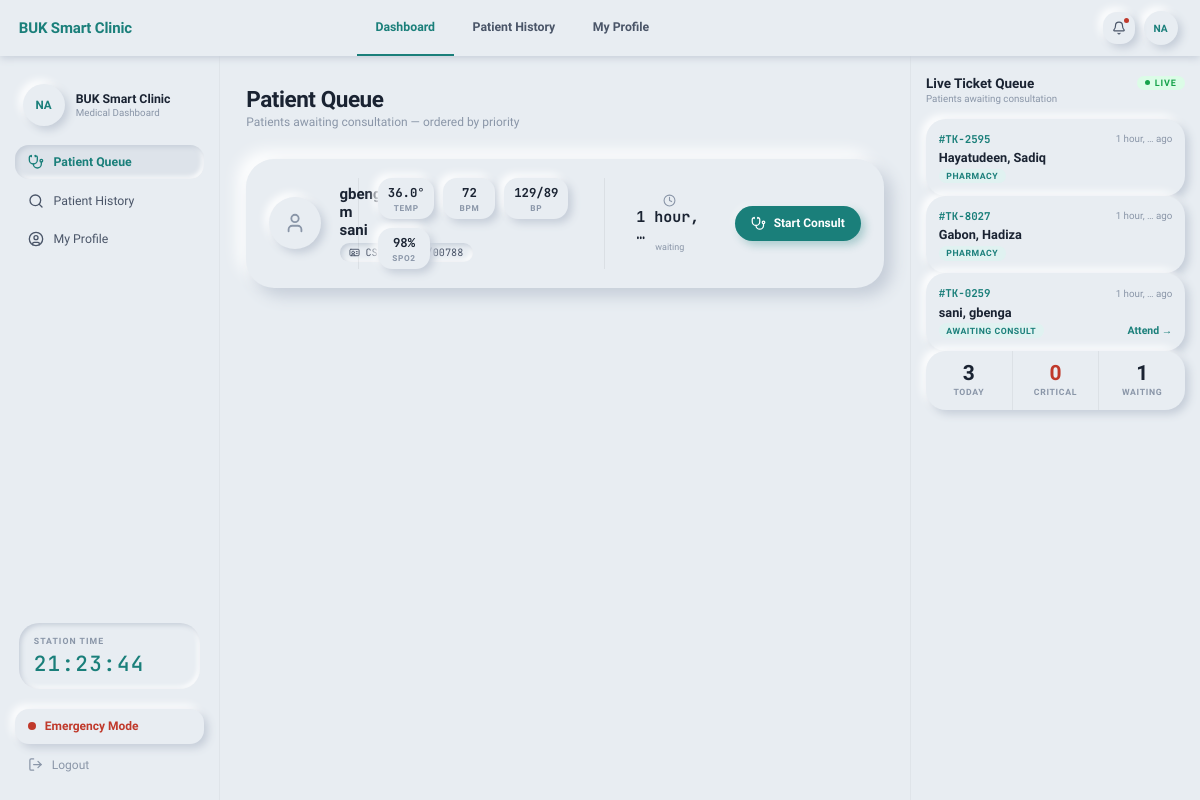
Page /doctor/queue/ (signed in) on the earlier database version.
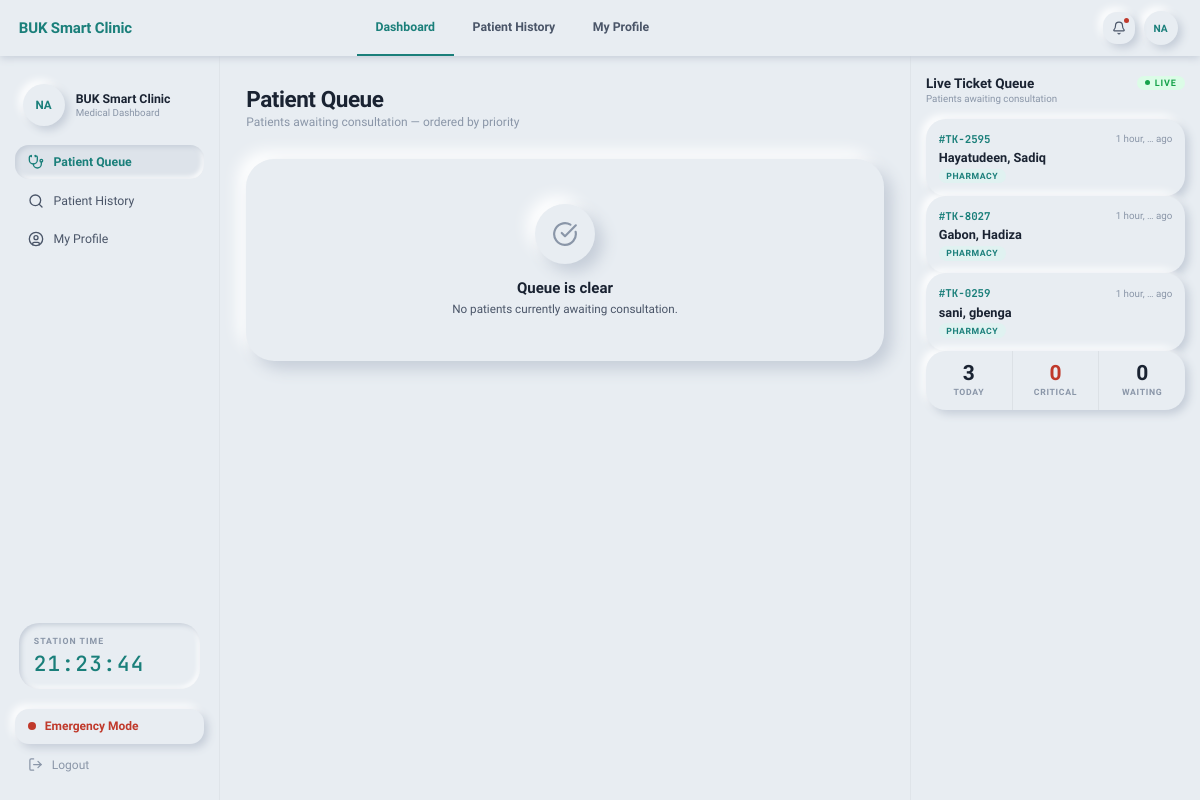
Same page on the later database version.
### apps/clinic/models.py (models this page shows, shortened)
class Encounter(models.Model):
    class Status(models.TextChoices):
        RECEPTION    = "RECEPTION",    "Awaiting Vitals"
        TRIAGE       = "TRIAGE",       "Awaiting Consultation"
        CONSULTATION = "CONSULTATION", "With Doctor"
        LABORATORY   = "LAB",          "In Laboratory"
        PHARMACY     = "PHARMACY",     "Awaiting Medication"
        CLOSED       = "CLOSED",       "Completed"
        EMERGENCY    = "EMERGENCY",    "Emergency"
    class Priority(models.IntegerChoices):
        NORMAL    = 1, "Normal"
        URGENT    = 2, "Urgent"
        EMERGENCY = 3, "Emergency"
    patient  = models.ForeignKey(Patient, on_delete=models.CASCADE, related_name="encounters")
    visit_id = models.UUIDField(default=uuid.uuid4, editable=False, unique=True)
    status   = models.CharField(max_length=20, choices=Status.choices, default=Status.RECEPTION)
    priority = models.IntegerField(choices=Priority.choices, default=Priority.NORMAL)
    temperature    = models.DecimalField(max_digits=4, decimal_places=1, null=True, blank=True)
    weight         = models.DecimalField(max_digits=5, decimal_places=2, null=True, blank=True)
    blood_pressure = models.CharField(max_length=20, blank=True, null=True)
    heart_rate     = models.IntegerField(null=True, blank=True)
    spo2           = models.IntegerField(null=True, blank=True, help_text="Blood oxygen saturation %")
    triage_notes   = models.TextField(blank=True)
    chief_complaint = models.TextField(blank=True)
    clinical_notes  = models.TextField(blank=True)
    diagnosis       = models.TextField(blank=True)
    doctor_assigned = models.ForeignKey(
        settings.AUTH_USER_MODEL,
        on_delete=models.SET_NULL, null=True, blank=True,
        related_name="doctor_encounters",
        limit_choices_to={"role": "DOCTOR"},
    )
    checked_in_by = models.ForeignKey(
        settings.AUTH_USER_MODEL,
        on_delete=models.SET_NULL, null=True, blank=True,
        related_name="checkins_done",
    )
    created_at = models.DateTimeField(auto_now_add=True)
    closed_at  = models.DateTimeField(null=True, blank=True)
    class Meta:
        ordering = ["-priority", "created_at"]
    @property
    def ticket_number(self):
        n = str(self.visit_id.int)[-4:]
        return f"#TK-{n}"

class Patient(models.Model):
    GENDER_CHOICES = [("M", "Male"), ("F", "Female")]
    first_name    = models.CharField(max_length=255)
    middle_name   = models.CharField(max_length=255, blank=True)
    last_name     = models.CharField(max_length=255)
    reg_number    = models.CharField(max_length=30, unique=True)
    gender        = models.CharField(max_length=1, choices=GENDER_CHOICES, blank=True)
    date_of_birth = models.DateField(null=True, blank=True)
    clinic_code   = models.CharField(max_length=6, blank=True, unique=True)
    phone_number  = models.CharField(max_length=20, blank=True)
    email         = models.EmailField(blank=True)
    faculty    = models.CharField(max_length=100, blank=True)
    department = models.CharField(max_length=100, blank=True)
    level      = models.IntegerField(null=True, blank=True)
    address    = models.TextField(blank=True)
    blood_group     = models.CharField(max_length=5, blank=True)
    genotype        = models.CharField(max_length=5, blank=True)
    allergies       = models.TextField(blank=True)
    medical_history = models.TextField(blank=True)
    next_of_kin_name  = models.CharField(max_length=255, blank=True)
    next_of_kin_phone = models.CharField(max_length=20, blank=True)
    photo        = models.ImageField(upload_to="patients/photos/", null=True, blank=True)
    sif_document = models.FileField(
        upload_to="patients/sif/",
        null=True, blank=True,
        help_text="Student Information Form — PDF or image"
    )
    created_at = models.DateTimeField(auto_now_add=True)
    updated_at = models.DateTimeField(auto_now=True)
    class Meta:
        ordering = ["last_name", "first_name"]
    @property
    def full_name(self):
        parts = [self.first_name]
        if self.middle_name:
            parts.append(self.middle_name)
        parts.append(self.last_name)
        return " ".join(parts)

### apps/clinic/views.py (the view)
# urls.py: path("doctor/queue/", views.doctor_queue_view, name="doctor_queue"),
@login_required(login_url="clinic:login")
def doctor_queue_view(request):
    if not _require_doctor(request):
        raise PermissionDenied
    ctx = _doctor_ctx(request)
    ctx["active_nav"] = "queue"
    ctx["awaiting"] = (
        Encounter.objects.select_related("patient")
        .filter(status__in=[Encounter.Status.TRIAGE, Encounter.Status.EMERGENCY])
        .order_by("-priority", "created_at")
    )
    return render(request, "doctor/queue.html", ctx)

### apps/clinic/views.py (called while the page is built)
def _doctor_queue_stats():
    today = timezone.now().date()
    return {
        "today": Encounter.objects.filter(created_at__date=today).count(),
        "critical": Encounter.objects.filter(priority=Encounter.Priority.EMERGENCY)
        .exclude(status=Encounter.Status.CLOSED)
        .count(),
        "waiting": Encounter.objects.filter(status=Encounter.Status.TRIAGE).count(),
    }

def _doctor_live_queue():
    return (
        Encounter.objects.select_related("patient")
        .exclude(status__in=[Encounter.Status.CLOSED])
        .order_by("-priority", "created_at")[:20]
    )

def _doctor_ctx(request):
    return {
        "queue_stats": _doctor_queue_stats(),
        "live_queue": _doctor_live_queue(),
        "today": timezone.now().date(),
    }

def _require_doctor(request):
    if not request.user.is_authenticated:
        return False
    return getattr(request.user, "role", "") in ("DOCTOR", "ADMIN")

### apps/clinic/templates/doctor/queue.html (shortened to what this page needs)
{% extends "doctor/base.html" %}
{% block content %}
<div class="queue-header">
  <h1 class="page-title">Patient Queue</h1>
  <p class="page-sub">Patients awaiting consultation — ordered by priority</p>
</div>
{% if awaiting %}
  {% for encounter in awaiting %}
  <div class="patient-row {% if encounter.priority == 3 %}priority-emergency{% elif encounter.priority == 2 %}priority-urgent{% endif %}">
    <div class="pr-avatar">
      {% if encounter.patient.photo %}
        <img src="{{ encounter.patient.photo.url }}" alt="">
      {% else %}
        <i data-lucide="user" style="width:22px;height:22px;"></i>
      {% endif %}
    </div>
    <div class="pr-info">
      <div class="pr-name">
        {{ encounter.patient.full_name }}
      </div>
      <div class="pr-reg-chip">
        <i data-lucide="id-card" style="width:11px;height:11px;"></i>
        {{ encounter.patient.reg_number }}
      </div>
    </div>
    <div class="pr-vitals">
      {% if encounter.temperature %}
      <div class="vital-chip">
        <span class="vc-val">{{ encounter.temperature }}°</span>
        <span class="vc-lbl">Temp</span>
      </div>
      {% endif %}
      {% if encounter.heart_rate %}
      <div class="vital-chip">
        <span class="vc-val">{{ encounter.heart_rate }}</span>
        <span class="vc-lbl">BPM</span>
      </div>
      {% endif %}
      {% if encounter.blood_pressure %}
      <div class="vital-chip">
        <span class="vc-val">{{ encounter.blood_pressure }}</span>
        <span class="vc-lbl">BP</span>
      </div>
      {% endif %}
      {% if encounter.spo2 %}
      <div class="vital-chip">
        <span class="vc-val">{{ encounter.spo2 }}%</span>
        <span class="vc-lbl">SpO2</span>
      </div>
      {% endif %}
    </div>
    <div class="pr-wait">
      <i data-lucide="clock" style="width:13px;height:13px;color:var(--text-3);margin-bottom:2px;"></i>
      <div class="pr-wait-val">{{ encounter.created_at|timesince|truncatewords:2 }}</div>
      <div class="pr-wait-lbl">waiting</div>
    </div>
    <a href="{% url 'clinic:doctor_consultation' encounter.pk %}" class="consult-btn">
      <i data-lucide="stethoscope" style="width:15px;height:15px;"></i>
      Start Consult
    </a>
  </div>
  {% endfor %}
{% else %}
  <div class="empty-queue fade-up">
    <div class="empty-icon"><i data-lucide="check-circle" style="width:26px;height:26px;"></i></div>
    <div style="font-size:1rem;font-weight:700;color:var(--text-1);margin-bottom:0.35rem;">Queue is clear</div>
    <p style="font-size:0.78rem;color:var(--text-2);">No patients currently awaiting consultation.</p>
  </div>
{% endif %}
{% endblock %}

### apps/clinic/templates/doctor/partials/live_queue.html
{% for encounter in live_queue %}
<div class="q-ticket {% if encounter.priority == 3 %}emergency{% endif %} fade-up">
  <div class="qt-row1">
    <span class="qt-id {% if encounter.priority == 3 %}emg{% endif %}">{{ encounter.ticket_number }}</span>
    <span class="qt-age">{{ encounter.created_at|timesince|truncatewords:2 }} ago</span>
  </div>
  <div class="qt-name">{{ encounter.patient.last_name }}, {{ encounter.patient.first_name }}</div>
  <div class="qt-row3">
    <div style="display:flex;align-items:center;gap:0.4rem;">
      {% if encounter.priority == 3 %}
        <span class="qt-badge badge-critical">Emergency</span>
      {% elif encounter.status == 'TRIAGE' %}
        <span class="qt-badge badge-triage">Awaiting consult</span>
      {% elif encounter.status == 'CONSULTATION' %}
        <span class="qt-badge" style="background:var(--blue-light);color:var(--blue);">In consult</span>
      {% elif encounter.status == 'LAB' %}
        <span class="qt-badge" style="background:var(--amber-light);color:var(--amber);">At lab</span>
      {% elif encounter.status == 'PHARMACY' %}
        <span class="qt-badge badge-teal">Pharmacy</span>
      {% elif encounter.status == 'CLOSED' %}
        <span class="qt-badge badge-done">Done</span>
      {% else %}
        <span class="qt-badge badge-triage">{{ encounter.get_status_display }}</span>
      {% endif %}
    </div>
    {% if encounter.status == 'TRIAGE' or encounter.status == 'EMERGENCY' %}
      <a href="{% url 'clinic:doctor_consultation' encounter.pk %}" class="qt-action-link">
        Attend →
      </a>
    {% endif %}
  </div>
</div>
{% empty %}
<div style="padding:1.5rem 0;text-align:center;font-size:0.75rem;color:var(--text-3);">
  <i data-lucide="inbox" style="width:22px;height:22px;display:block;margin:0 auto 0.4rem;opacity:0.35;"></i>
  No active tickets
</div>
{% endfor %}
<div class="queue-stats-row">
  <div class="qs-stat">
    <div class="qs-val">{{ queue_stats.today }}</div>
    <div class="qs-lbl">Today</div>
  </div>
  <div class="qs-stat">
    <div class="qs-val red">{{ queue_stats.critical }}</div>
    <div class="qs-lbl">Critical</div>
  </div>
  <div class="qs-stat">
    <div class="qs-val">{{ queue_stats.waiting }}</div>
    <div class="qs-lbl">Waiting</div>
  </div>
</div>

Differences in the rows shown:
no longer on one of the page's lists (row edited): Encounter: patient.full_name "gbenga m sani", patient.reg_number "CST/22/CBS/00788", temperature "36.0", heart_rate "72", blood_pressure "129/89", spo2 "98", created_at "1 hour, …"
changed Encounter "#TK-0259": status "AWAITING CONSULT Attend →" → "PHARMACY"
Other differences:
{{ queue_stats.waiting }}: "1" → "0"
text now shown: "Queue is clear No patients currently awaiting consultation."
